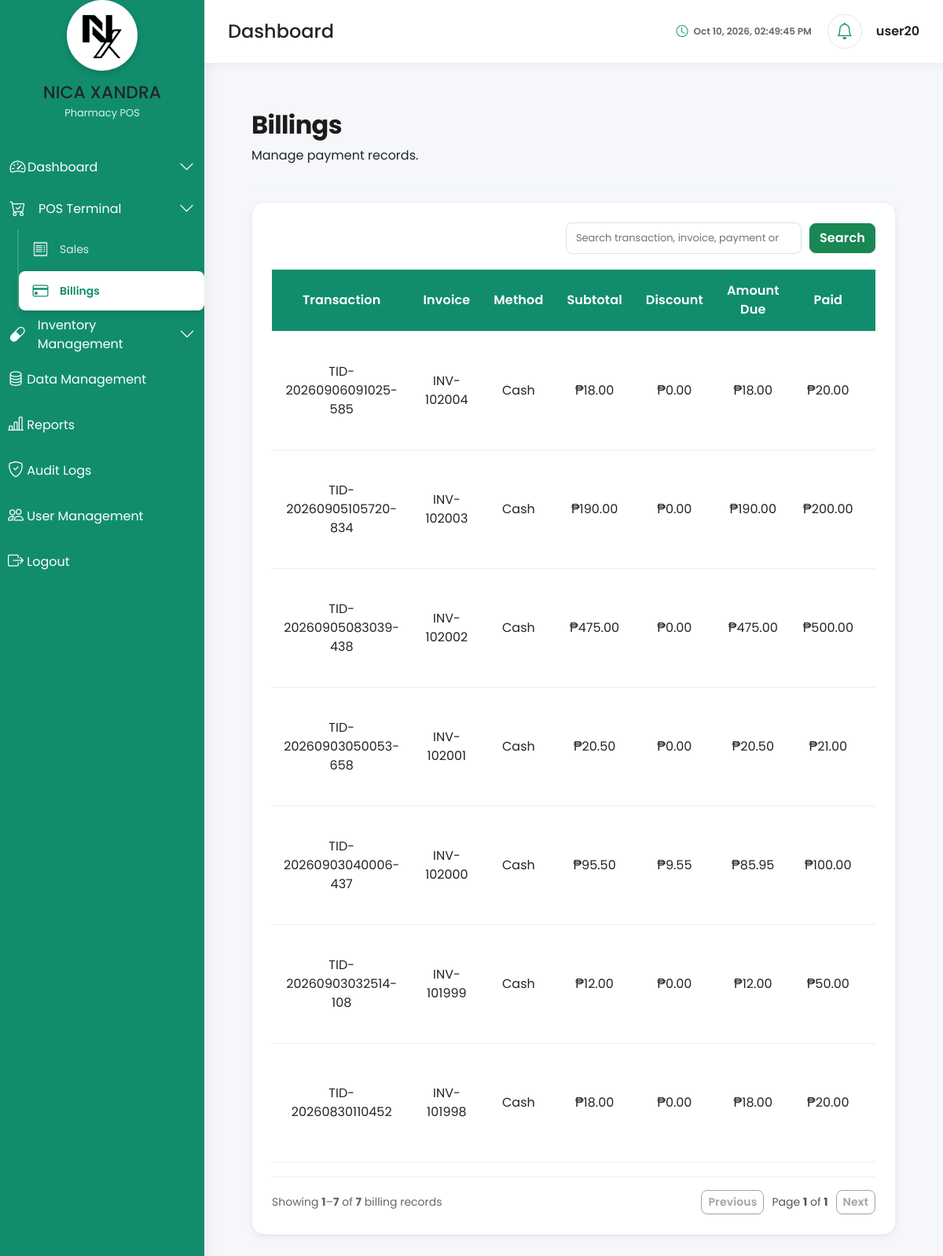
The app's page /app/dashboard/pos/index.php?page=billings (signed in) with its own data.
### tables this page shows
CREATE TABLE `payments` (
  `payment_id` int(11) NOT NULL,
  `sale_id` int(11) NOT NULL,
  `payment_method` enum('Cash','GCash','Maya','Credit Card','Debit Card') NOT NULL DEFAULT 'Cash',
  `amount_due` decimal(10,2) NOT NULL,
  `amount_paid` decimal(10,2) NOT NULL,
  `change_amount` decimal(10,2) NOT NULL DEFAULT 0.00,
  `reference_number` varchar(100) DEFAULT NULL,
  `payment_date` timestamp NOT NULL DEFAULT current_timestamp(),
  `payment_status` enum('Pending','Paid','Failed','Refunded') DEFAULT 'Paid',
  `notes` text DEFAULT NULL,
  `created_at` timestamp NOT NULL DEFAULT current_timestamp()
);

CREATE TABLE `sales` (
  `sale_id` int(11) NOT NULL,
  `transaction_number` varchar(30) NOT NULL,
  `customer_id` int(11) DEFAULT NULL,
  `cashier_id` int(11) NOT NULL,
  `subtotal` decimal(10,2) NOT NULL DEFAULT 0.00,
  `discount_amount` decimal(10,2) NOT NULL DEFAULT 0.00,
  `total_amount` decimal(10,2) NOT NULL DEFAULT 0.00,
  `payment_status` enum('Pending','Paid','Partially Paid','Refunded') DEFAULT 'Pending',
  `transaction_status` enum('Completed','Cancelled','Void') DEFAULT 'Completed',
  `remarks` text DEFAULT NULL,
  `created_at` timestamp NOT NULL DEFAULT current_timestamp(),
  `updated_at` timestamp NOT NULL DEFAULT current_timestamp() ON UPDATE current_timestamp()
);

CREATE TABLE `users` (
  `user_id` int(11) NOT NULL,
  `role_id` int(11) NOT NULL,
  `full_name` varchar(150) NOT NULL,
  `username` varchar(50) NOT NULL,
  `email` varchar(150) DEFAULT NULL,
  `password` varchar(255) NOT NULL,
  `contact_number` varchar(20) DEFAULT NULL,
  `gender` enum('Male','Female','Prefer not to say') DEFAULT NULL,
  `birth_date` date DEFAULT NULL,
  `address` text DEFAULT NULL,
  `profile_image` varchar(255) DEFAULT 'default.png',
  `account_status` enum('Active','Inactive','Locked') DEFAULT 'Active',
  `failed_login_attempts` int(11) DEFAULT 0,
  `last_login` datetime DEFAULT NULL,
  `remember_token` varchar(255) DEFAULT NULL,
  `created_at` timestamp NOT NULL DEFAULT current_timestamp(),
  `updated_at` timestamp NOT NULL DEFAULT current_timestamp() ON UPDATE current_timestamp()
);

### app/Models/Billings.php (called while the page is built, shortened)
<?php
require_once __DIR__ . '/../../config/database.php';
class Billing
{
    private PDO $conn;
    public function __construct(?PDO $conn = null)
    {
        $this->conn = $conn ?? (new Database())->connect();
    }
    public function getAllBillings(
        int $page = 1,
        int $limit = 20,
        string $search = ''
    ): array {
        $page = max(1, $page);
        $limit = min(max(1, $limit), 100);
        $search = trim($search);
        $where = [];
        $params = [];
        $whereSql = $where ? 'WHERE ' . implode(' AND ', $where) : '';
        $countSql = "
            SELECT COUNT(*)
            FROM payments p
            INNER JOIN sales s ON p.sale_id = s.sale_id
            {$whereSql}
        ";
        $countStmt = $this->conn->prepare($countSql);
        $countStmt->execute();
        $total = (int) $countStmt->fetchColumn();
        $totalPages = $total > 0 ? (int) ceil($total / $limit) : 0;
        $offset = ($page - 1) * $limit;
        $sql = "
            SELECT
                p.payment_id,
                p.sale_id,
                s.transaction_number,
                CONCAT('INV-', LPAD(s.sale_id,6,'0')) AS invoice_number,
                p.payment_method,
                p.amount_due,
                p.amount_paid,
                p.change_amount,
                p.reference_number,
                p.payment_status,
                p.payment_date,
                s.subtotal,
                s.discount_amount,
                s.total_amount
            FROM payments p
            INNER JOIN sales s ON p.sale_id = s.sale_id
            {$whereSql}
            ORDER BY p.payment_date DESC, p.payment_id DESC
            LIMIT :limit OFFSET :offset
        ";
        $stmt = $this->conn->prepare($sql);
        $stmt->bindValue(':limit', $limit, PDO::PARAM_INT);
        $stmt->bindValue(':offset', $offset, PDO::PARAM_INT);
        $stmt->execute();
        $billings = $stmt->fetchAll(PDO::FETCH_ASSOC);
        return [
            'billings' => $billings,
            'pagination' => [
                'page' => $page,
                'limit' => $limit,
                'total' => $total,
                'total_pages' => $totalPages,
                'has_previous' => $page > 1,
                'has_next' => $page < $totalPages,
            ],
        ];
    }
}

### config/database.php (called while the page is built, shortened)
<?php
class Database
{
    private string $host;
    private string $db_name;
    private string $username;
    private string $password;
    private int $port;
    private ?PDO $connection = null;
    public function __construct()
    {
        $this->host = getenv('DB_HOST') ?: '127.0.0.1';
        $this->db_name = getenv('DB_DATABASE') ?: 'pharmacy_pos';
        $this->username = getenv('DB_USERNAME') ?: 'pharma';
        $this->password = getenv('DB_PASSWORD') ?: 'ALLYSA';
        $this->port = (int)(getenv('DB_PORT') ?: 3306);
    }
    public function connect(): PDO
    {
        if ($this->connection === null) {
            $dsn = sprintf(
                'mysql:host=%s;port=%d;dbname=%s;charset=utf8mb4',
                $this->host,
                $this->port,
                $this->db_name
            );
            try {
                $this->connection = new PDO(
                    $dsn,
                    $this->username,
                    $this->password,
                    [
                        PDO::ATTR_ERRMODE => PDO::ERRMODE_EXCEPTION,
                        PDO::ATTR_DEFAULT_FETCH_MODE => PDO::FETCH_ASSOC,
                        PDO::ATTR_EMULATE_PREPARES => false
                    ]
                );
                $this->connection->exec("SET time_zone = '+00:00'");
            } catch (PDOException $e) {
                die(
                    "<h2>Database Connection Failed</h2>" .
                    "<p>" . htmlspecialchars($e->getMessage()) . "</p>"
                );
            }
        }
        return $this->connection;
    }
}

### app/Controllers/BillingController.php (called while the page is built, shortened)
<?php
require_once __DIR__ . '/../Models/Billings.php';
class BillingController
{
    private Billing $billing;
    public function __construct(?Billing $billing = null)
    {
        $this->billing = $billing ?? new Billing();
    }
    public function getBillings(
        int $page = 1,
        int $limit = 20,
        string $search = ''
    ): array {
        return $this->billing->getAllBillings($page, $limit, $search);
    }
}

### app/Models/User.php (called while the page is built, shortened)
<?php
require_once __DIR__ . '/../../config/database.php';
class User
{
    private PDO $conn;
    public function __construct(?PDO $conn = null)
    {
        $this->conn = $conn ?? (new Database())->connect();
    }
public function getById(int $userId): array|false
{
    $sql = "
        SELECT *
        FROM users
        WHERE user_id = :user_id
        LIMIT 1
    ";
    $stmt = $this->conn->prepare($sql);
    $stmt->execute([
        ':user_id' => $userId
    ]);
    return $stmt->fetch(PDO::FETCH_ASSOC);
}
}

### app/Middleware/AuthMiddleware.php (called while the page is built, shortened)
<?php
require_once __DIR__ . '/../Models/User.php';
class AuthMiddleware
{
    public static function check(?User $userModel = null): void
    {
        $userModel = $userModel ?? new User();
        $user = $userModel->getById(
            (int) $_SESSION['user_id']
        );
    }
}

### app/dashboard/pos/pages/billings.php (the view, shortened to what this page needs)
<?php
require_once '../../Middleware/AuthMiddleware.php';
require_once '../../Controllers/BillingController.php';
AuthMiddleware::check();
$billingPage = max(1, (int) ($_GET['billing_page'] ?? 1));
$limit = 20;
$search = trim((string) ($_GET['search'] ?? ''));
$billingController = new BillingController();
$result = $billingController->getBillings($billingPage, $limit, $search);
$billings = $result['billings'] ?? [];
$pagination = $result['pagination'] ?? [
    'page' => 1,
    'limit' => $limit,
    'total' => 0,
    'total_pages' => 0,
    'has_previous' => false,
    'has_next' => false,
];
require_once '../../../includes/header.php';
?>
<link rel="stylesheet" href="/assets/css/dashboard-shell.css">
<link rel="stylesheet" href="/assets/css/sidebar.css">
<link rel="stylesheet" href="/assets/css/navbar.css">
<link rel="stylesheet" href="/assets/css/sales.css">
<div class="dashboard-content records-page">
    <div class="page-header">
        <h2>Billings</h2>
        <p>Manage payment records.</p>
    </div>
    <div class="sales-card">
        <form class="sales-toolbar" method="get" action="">
            <input
                type="search"
                name="search"
                value="<?= htmlspecialchars($search) ?>"
                class="search-box"
                placeholder="Search transaction, invoice, payment or status"
                autocomplete="off">
            <button type="submit" class="btn btn-success">Search</button>
        </form>
        <div class="table-responsive table-responsive-wrap">
            <table class="sales-table">
                <thead>
                    <tr>
                        <th>Transaction</th>
                        <th>Invoice</th>
                        <th>Method</th>
                        <th>Subtotal</th>
                        <th>Discount</th>
                        <th>Amount Due</th>
                        <th>Paid</th>
                        <th>Change</th>
                    </tr>
                </thead>
                <tbody>
                <?php if (empty($billings)): ?>
                    <tr>
                        <td colspan="11" class="empty-state">
                            <?= $search !== ''
                                ? 'No billing records matched your search.'
                                : 'No billing records yet.' ?>
                        </td>
                    </tr>
                <?php else: ?>
                    <?php foreach ($billings as $billing): ?>
                        <tr class="billing-row">
                            <td><?= htmlspecialchars($billing['transaction_number']) ?></td>
                            <td><?= htmlspecialchars($billing['invoice_number']) ?></td>
                            <td><?= htmlspecialchars($billing['payment_method']) ?></td>
                            <td>₱<?= number_format((float) ($billing['subtotal'] ?? 0), 2) ?></td>
                            <td>₱<?= number_format((float) ($billing['discount_amount'] ?? 0), 2) ?></td>
                            <td>₱<?= number_format((float) $billing['amount_due'], 2) ?></td>
                            <td>₱<?= number_format((float) $billing['amount_paid'], 2) ?></td>
                            <td>₱<?= number_format((float) $billing['change_amount'], 2) ?></td>
                        </tr>
                    <?php endforeach; ?>
                <?php endif; ?>
                </tbody>
            </table>
        </div>
        <?php
        $currentPage = (int) $pagination['page'];
        $totalPages = (int) $pagination['total_pages'];
        $total = (int) $pagination['total'];
        $start = $total > 0 ? (($currentPage - 1) * $limit) + 1 : 0;
        $end = $total > 0 ? min($currentPage * $limit, $total) : 0;
        ?>
        <div class="records-pagination">
            <div class="pagination-info">
                <?php if ($total > 0): ?>
                    Showing <strong><?= $start ?></strong>–<strong><?= $end ?></strong>
                    of <strong><?= $total ?></strong> billing records
                <?php else: ?>
                    No billing records found.
                <?php endif; ?>
            </div>
            <?php if ($totalPages > 0): ?>
                <div class="pagination-controls">
                    <?php if ($currentPage > 1): ?>
                        <a class="btn btn-outline-secondary btn-sm"
                           href="?page=billings&billing_page=<?= $currentPage - 1 ?>&search=<?= urlencode($search) ?>">
                            Previous
                        </a>
                    <?php else: ?>
                        <button class="btn btn-outline-secondary btn-sm" disabled>Previous</button>
                    <?php endif; ?>
                    <span class="pagination-page">
                        Page <strong><?= $currentPage ?></strong> of <strong><?= $totalPages ?></strong>
                    </span>
                    <?php if ($currentPage < $totalPages): ?>
                        <a class="btn btn-outline-secondary btn-sm"
                           href="?page=billings&billing_page=<?= $currentPage + 1 ?>&search=<?= urlencode($search) ?>">
                            Next
                        </a>
                    <?php else: ?>
                        <button class="btn btn-outline-secondary btn-sm" disabled>Next</button>
                    <?php endif; ?>
                </div>
            <?php endif; ?>
        </div>
    </div>
</div>
<?php require_once '../../../includes/footer.php'; ?>

### records on screen
payments: sale.transaction_number "TID-20260906091025-585", invoice_number "INV-102004", payment_method "Cash", sale.subtotal "18.00", sale.discount_amount "0.00", amount_due "18.00", amount_paid "20.00"
payments: sale.transaction_number "TID-20260905105720-834", invoice_number "INV-102003", payment_method "Cash", sale.subtotal "190.00", sale.discount_amount "0.00", amount_due "190.00", amount_paid "200.00"
payments: sale.transaction_number "TID-20260905083039-438", invoice_number "INV-102002", payment_method "Cash", sale.subtotal "475.00", sale.discount_amount "0.00", amount_due "475.00", amount_paid "500.00"
payments: sale.transaction_number "TID-20260903050053-658", invoice_number "INV-102001", payment_method "Cash", sale.subtotal "20.50", sale.discount_amount "0.00", amount_due "20.50", amount_paid "21.00"
payments: sale.transaction_number "TID-20260903040006-437", invoice_number "INV-102000", payment_method "Cash", sale.subtotal "95.50", sale.discount_amount "9.55", amount_due "85.95", amount_paid "100.00"
payments: sale.transaction_number "TID-20260903032514-108", invoice_number "INV-101999", payment_method "Cash", sale.subtotal "12.00", sale.discount_amount "0.00", amount_due "12.00", amount_paid "50.00"
payments: sale.transaction_number "TID-20260830110452", invoice_number "INV-101998", payment_method "Cash", sale.subtotal "18.00", sale.discount_amount "0.00", amount_due "18.00", amount_paid "20.00"
users: role "1"

### other values on screen
$_SESSION['username'] "user20"
$end "7"
$total "7"
